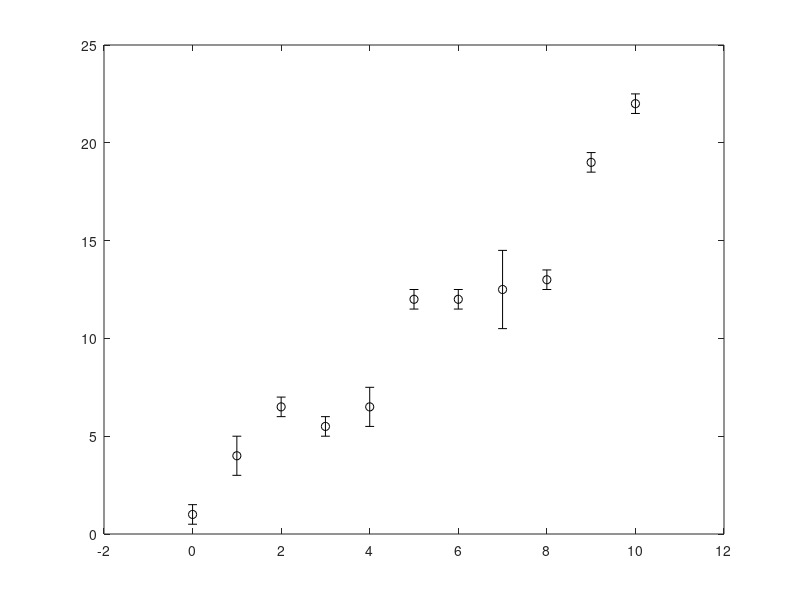

Source code (MATLAB): (Note: this script raises an error after producing the figure.)
%% initializing workspace
% close all; % close all figure windows
clearvars; % clear variables from the workspace

%% import data (manually entering data)
% NOTE: the fit function needs column vectors, 
% so we are transposing the row vectors below to column vectors using ' 
x = [0.0, 1.0, 2.0, 3.0, 4.0, 5.0, 6.0, 7.0, 8.0, 9.0, 10.0]';
y = [1.0, 4.0, 6.5, 5.5, 6.5, 12.0, 12.0, 12.5, 13.0, 19.0, 22.0]';
y_err = [0.5, 1, 0.5, 0.5, 1, 0.5, 0.5, 2, 0.5, 0.5, 0.5]';



%% plot the data with errorbars
fig1 = figure('color','w'); % create a new figure window
hold on; % new plots add to the figure, not replace contents of figure
box on; % add bounding box to the plot

errorbar(x,y,y_err,'ko','MarkerFaceColor','k','LineWidth',1,'MarkerSize',7); % plot the data
xlabel("x [with units!]","FontSize",14); % add x and y axis titles
ylabel("y [with units!]","FontSize",14);
x_range = xlim; % get current x-axis limits, store in variable "x_range"
xlim([x_range(1)-0.5, x_range(2)+0.5]); % expand the x-axis limits by 0.5 on each side

%% perform a weighted fit of a function to the data

fit_func = @(m,b,x) m*x+b;  % define the function we will use to fit the data
                            % here, y = m*x + b (linear function); 
                            % 2 free fit parameters "m" and "b";
                           
weights = 1./y_err.^2;  % each datapoint will be weighted by 1/(uncertainty^2)
                        % --> points with more uncertainty contribute less to the fit

[curve, goodness, output] = fit(x,y,fit_func,'Weights',weights); % perform a fit of the function "fit_func" to the data (x,y) with weighting
                                
                                % the fitted parameters are stored
                                % as e.g. "curve.m" and "curve.b"
                                
%% plot the fit        
x_range = xlim; % get and store x-axis limits
x_values = linspace(x_range(1),x_range(2),100); % define 100 points to plot the fit curve at
plot(x_values,feval(curve,x_values),'-k','LineWidth',1.5); % feval evaluates the fitted curve at the points in x_values 
                                  


%% calculate uncertainty in fitted parameters

% First step is to calculate the reduced chi2
% for a succesfull fit (assuming many data points) we expect 
% the reduced chi2 to be approximately 1
reduced_chi2 = sum(output.residuals.^2)/goodness.dfe; % note the residuals stored in the output from the fit 
                                                      % are normalized by the error bars already

                                                      
% TWO METHODS TO ESIMATE UNCERTAINTIY IN FITTED PARAMETERS

% METHOD #1 based on the distribution of the residuals 
% (good if the reduced chi2>1 and you're sure about the model) 
% the confidence intervals of the fitted curve that MATLAB auto-calculates are based on this approach
% we convert the 95% confidence interval into a standard error:
SE1 = diff(confint(curve,.95))/(2*tinv(.975,goodness.dfe));

% METHOD #2 based on the value of the error bars
% we could calculate this from the unnormalized covariance matrix
% but we have a shortcut because method 2 and method 1 are related by:
SE2 = SE1/sqrt(reduced_chi2);


% the two methods are equivalent when the reduced chi2 = 1
% let's take a conservative approach 
% and report the maximum of the two methods
parameter_uncertainty = max(SE1,SE2);

%% add uncertainty information to legend

% get information about fitted curve
formula_string = "y = " + formula(curve);
parameter_names = coeffnames(curve);
parameter_values = coeffvalues(curve);

% assemble fitting information into a single string
fitting_info_string = [newline+"Fit to function, "+formula_string];

for i=1:length(parameter_names)
    fitting_info_string = fitting_info_string+newline+parameter_names{i}+" = "+num2str(parameter_values(i))+"\pm"+num2str(parameter_uncertainty(i));
end

% add reduced chi2 to string
fitting_info_string = fitting_info_string+newline+"reduced \chi_\nu^2 = "+num2str(reduced_chi2);

% display legend on plot; put it in the best location
legend({"Data",fitting_info_string},"Location","Best");

	


